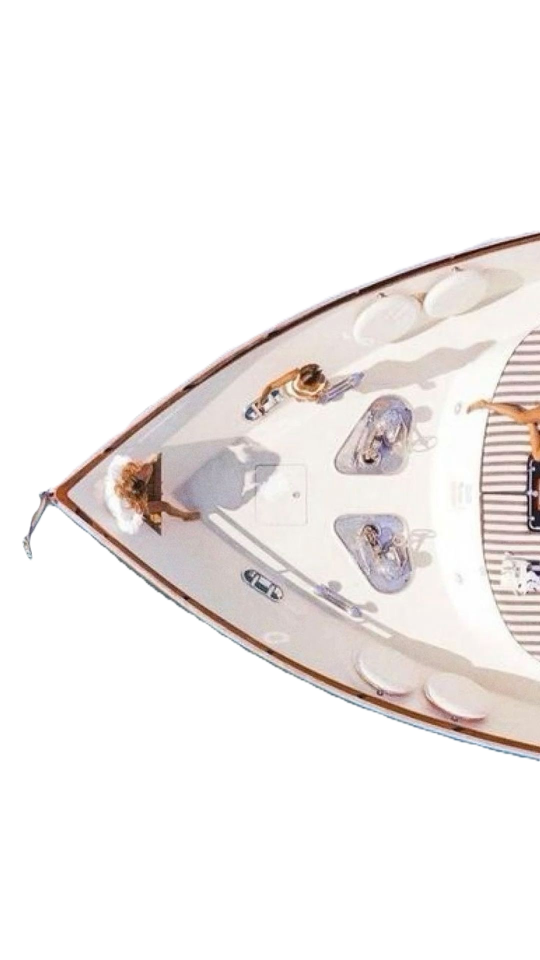
#> input picture src/assets/digital/club-capri/boat-circle.png, 1080 x 1920 px, given in place of phone-dolce.png, which was not available (shown at 1/2 size)
$ python make-phone-thumbs.py
#> lines starting #> are read from the running program, lines starting #| are printed output that depends on the picture; pictures that were not available may be replaced by others from this repository, and a replacement may not be noted
from PIL import Image, ImageDraw
from pathlib import Path

figma = Path("public/assets/home-digital/figma")
W, H = 86, 162
# Inner screen of the white Figma phone mock (86x162)
SCREEN = (7, 11, 79, 150)  # left, top, right, bottom


def cover_crop(img, sw, sh):
    img = img.convert("RGBA")
    tw, th = img.size
    scale = max(sw / tw, sh / th)
    nw, nh = max(1, int(tw * scale + 0.5)), max(1, int(th * scale + 0.5))
    img = img.resize((nw, nh), Image.LANCZOS)
    left = (nw - sw) // 2
    top = max(0, (nh - sh) // 2)
    return img.crop((left, top, left + sw, top + sh))


def make_phone(screen_src, out_path, donor_path):
    l, t, r, b = SCREEN
    sw, sh = r - l, b - t

    # Exact same white cadre as catalogue neighbours
    phone = Image.open(donor_path).convert("RGBA")
    px = phone.load()
    for y in range(t, b):
        for x in range(l, r):
            px[x, y] = (0, 0, 0, 0)

    screen = cover_crop(Image.open(screen_src), sw, sh)
    smask = Image.new("L", (sw, sh), 0)
    ImageDraw.Draw(smask).rounded_rectangle([0, 0, sw - 1, sh - 1], radius=5, fill=255)
    screen.putalpha(smask)
    phone.paste(screen, (l, t), screen)

    phone.save(out_path)
    print("wrote", out_path, phone.size)


donor = figma / "phone-dolce.png"
make_phone("src/assets/digital/club-capri/entrance.png", figma / "phone-capri.png", donor)
#> in make_phone, phone is the input picture: PIL image 1080x1920 RGBA; mean R, G, B, A 242.1, 238.3, 237, 80.2
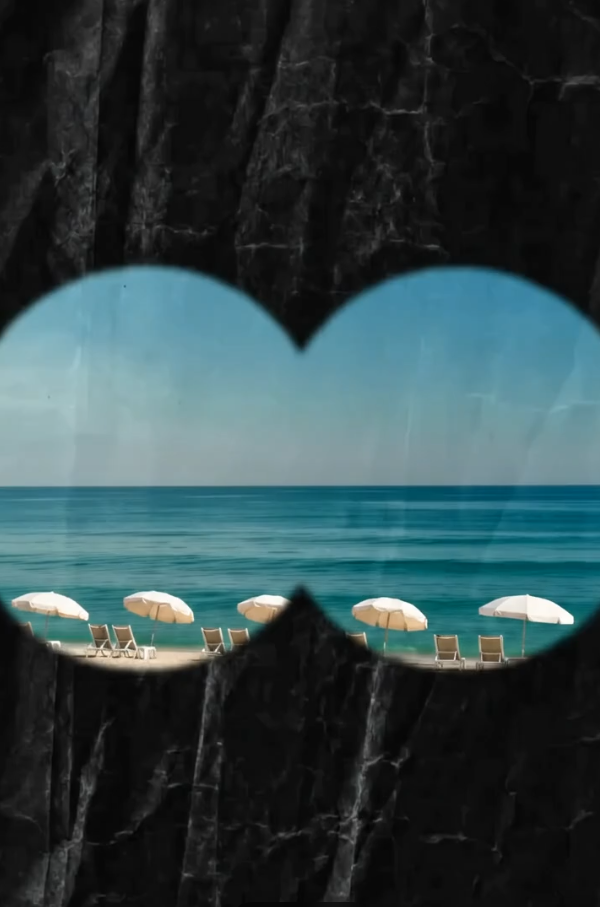
#> input picture src/assets/digital/club-capri/entrance.png, 600 x 907 px, found by its file name
#> in cover_crop, img is the input picture: PIL image 600x907 RGBA; mean R, G, B, A 48.8, 68.3, 71.6, 255
#> in cover_crop, `img = img.resize((nw, nh), Image.LANCZOS)`:
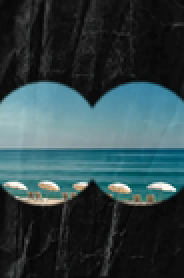
#> img: PIL image 92x139 RGBA (shown 2 times larger); mean R, G, B, A 48.8, 68.3, 71.6, 255
#> in cover_crop, `return img.crop((left, top, left + sw, top + sh))`:
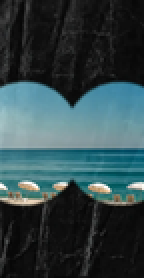
#> returned value: PIL image 72x139 RGBA (shown 2 times larger); mean R, G, B, A 49.5, 69.3, 72.5, 255
#> in make_phone, `smask = Image.new("L", (sw, sh), 0)`: smask: PIL image 72x139 L; every value is 0
#> in make_phone, `ImageDraw.Draw(smask).rounded_rectangle([0, 0, sw - 1, sh - 1], radius..`:
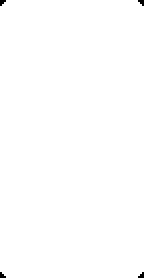
#> smask: PIL image 72x139 L (shown 2 times larger); 99.8% white; 4 black regions (4 under 20 px)
#| wrote public/assets/home-digital/figma/phone-capri.png (1080, 1920)
make_phone("src/assets/digital/sakura-koi/entrance.png", figma / "phone-sakura.png", donor)
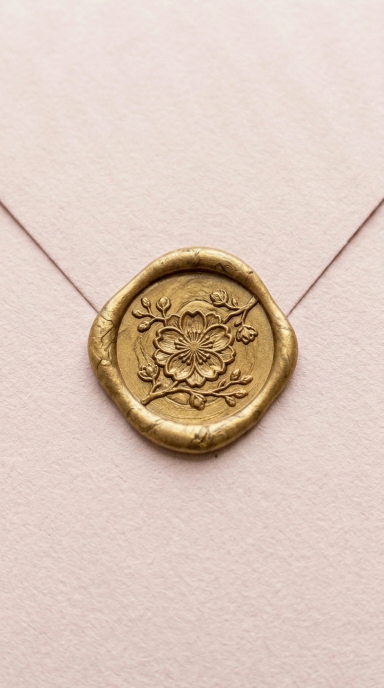
#> input picture src/assets/digital/sakura-koi/entrance.png, 768 x 1376 px, found by its file name (shown at 1/2 size)
#> call 2 of cover_crop, with sw = 72, sh = 139
#> in cover_crop (call 2), `img = img.resize((nw, nh), Image.LANCZOS)`:
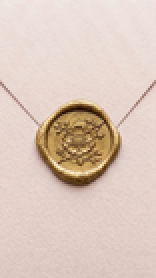
#> img: PIL image 78x139 RGBA (shown 2 times larger); mean R, G, B, A 220, 200.4, 188.7, 255
#> in cover_crop (call 2), `return img.crop((left, top, left + sw, top + sh))`:
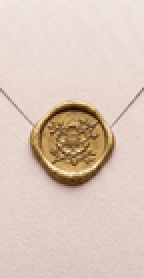
#> returned value: PIL image 72x139 RGBA (shown 2 times larger); mean R, G, B, A 219.2, 199.4, 187.3, 255
#| wrote public/assets/home-digital/figma/phone-sakura.png (1080, 1920)
